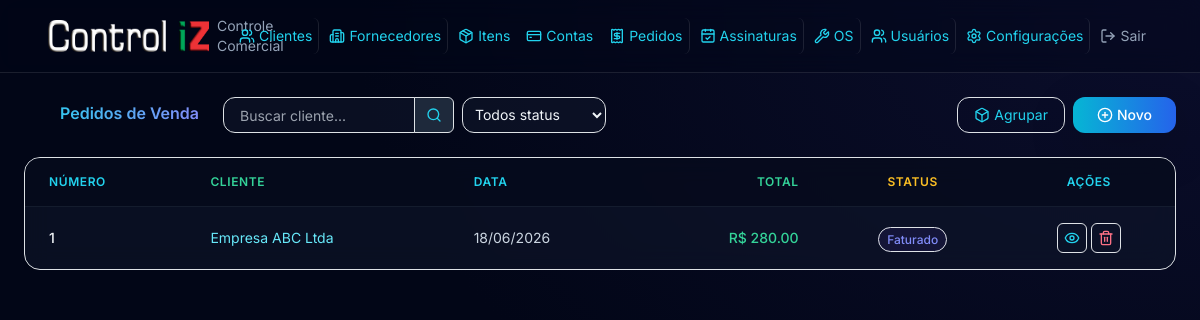
Page /pedidos/ on the committed database.
### models.py (models this page shows)
class PedidoVenda(Base):
    __tablename__ = "pedidos_venda"
    id = Column(Integer, primary_key=True, index=True)
    cliente_id = Column(Integer, ForeignKey("clientes.id"), nullable=False)
    numero = Column(String(50), nullable=True)
    data = Column(Date, nullable=False, default=date.today)
    status = Column(Enum(StatusPedido), default=StatusPedido.PENDENTE)
    total = Column(Float, nullable=False, default=0)
    observacao = Column(Text, nullable=True)
    tipo_pedido = Column(String(20), default="venda")  # venda ou pre_venda
    forma_pagamento = Column(String(20), nullable=True)
    gerar_boleto = Column(Boolean, default=False)
    terminos_boleto = Column(Text, nullable=True)
    pedido_agrupado_id = Column(Integer, ForeignKey("pedidos_venda.id"), nullable=True)  # Referência ao pedido criado pelo agrupamento
    created_at = Column(DateTime, default=datetime.now)
    updated_at = Column(DateTime, default=datetime.now, onupdate=datetime.now)
    cliente = relationship("Cliente")
    itens = relationship("PedidoVendaItem", back_populates="pedido", cascade="all, delete-orphan")
    pedido_agrupado = relationship("PedidoVenda", remote_side=[id])

class Cliente(Base):
    __tablename__ = "clientes"
    id = Column(Integer, primary_key=True, index=True)
    codigo = Column(String(50), nullable=True)
    bling_id = Column(BigInteger, nullable=True, unique=True)
    bling_updated_at = Column(DateTime, nullable=True)
    bling_pending_sync = Column(Boolean, default=False)
    nome = Column(String(200), nullable=False)
    cpf_cnpj = Column(String(20), nullable=True)
    tipo_pessoa = Column(String(10), nullable=True)
    email = Column(String(200), nullable=True)
    telefone = Column(String(20), nullable=True)
    celular = Column(String(20), nullable=True)
    endereco = Column(String(300), nullable=True)
    bairro = Column(String(100), nullable=True)
    cidade = Column(String(100), nullable=True)
    estado = Column(String(2), nullable=True)
    cep = Column(String(10), nullable=True)
    contato = Column(String(200), nullable=True)
    fantasia = Column(String(200), nullable=True)
    inscricao_estadual = Column(String(20), nullable=True)
    inscricao_municipal = Column(String(20), nullable=True)
    situacao = Column(String(1), default="A")
    observacao = Column(Text, nullable=True)
    created_at = Column(DateTime, default=datetime.now)
    updated_at = Column(DateTime, default=datetime.now, onupdate=datetime.now)
    contas_receber = relationship("ContaReceber", back_populates="cliente")
    assinaturas = relationship("Assinatura", back_populates="cliente")
    ordens_servico = relationship("OrdemServico", back_populates="cliente")

### routers/pedidos.py (the view)
@router.get("/")
def listar_pedidos(request: Request, db: Session = Depends(get_db), busca: str = Query(""), status: str = Query(""), cliente_id: int = Query(0)):
    query = db.query(PedidoVenda).join(Cliente)
    if busca:
        query = query.filter(Cliente.nome.ilike(f"%{busca}%") | PedidoVenda.numero.ilike(f"%{busca}%"))
    if status:
        query = query.filter(PedidoVenda.status == status)
    if cliente_id:
        query = query.filter(PedidoVenda.cliente_id == cliente_id)
    pedidos = query.order_by(PedidoVenda.data.desc()).all()
    clientes = db.query(Cliente).order_by(Cliente.nome).all()
    return request.app.state.templates.TemplateResponse(
        "pedidos/listar.html",
        {"request": request, "pedidos": pedidos, "busca": busca, "STATUS_LABELS": STATUS_PEDIDO_LABELS, "clientes": clientes, "cliente_id": cliente_id}
    )

### templates/pedidos/listar.html (shortened to what this page needs)
{% extends "base.html" %}
{% block content %}
<div class="flex items-center justify-between w-full mb-6 gap-4">
    <h4 class="text-transparent bg-clip-text bg-gradient-to-r from-cyan-400 to-indigo-400 font-semibold"><i data-lucide="receipt" class="w-6 h-6 inline me-2"></i> Pedidos de Venda</h4>
    <div class="flex items-center gap-2">
        <form class="flex items-center flex-wrap gap-2">
            <div class="flex items-center">
                <input type="text" class="w-40 md:w-48 h-9 text-sm px-3 py-2 bg-slate-900/60 border border-slate-800/80 rounded-l-xl text-slate-100 focus:border-cyan-500/50" name="busca" placeholder="Buscar cliente..." value="{{ busca }}">
                <button class="flex items-center justify-center h-9 w-10 bg-slate-800 border border-white/10 rounded-r-md -ml-px text-cyan-400 transition" type="submit"><i data-lucide="search" class="w-4 h-4"></i></button>
            </div>
            <select class="w-36 h-9 text-sm px-2 py-1 bg-slate-900/60 border border-slate-800/80 rounded-xl text-slate-100 focus:border-cyan-500/50" name="status" onchange="this.form.submit()">
                <option value="">Todos status</option>
            </select>
        </form>
    </div>
    <div class="flex items-center gap-2 flex-shrink-0 ml-auto">
        <a href="/pedidos/pre-venda/agrupar" class="flex items-center h-9 px-3 text-sm text-cyan-400 border border-cyan-800/50 rounded-xl hover:bg-cyan-950/30 transition"><i data-lucide="box" class="w-4 h-4 me-1"></i> Agrupar</a>
        <a href="/pedidos/novo" class="flex items-center h-9 px-4 text-sm bg-gradient-to-r from-cyan-500 to-blue-600 hover:from-cyan-600 hover:to-blue-700 text-white rounded-xl font-medium transition-all shadow-lg shadow-cyan-500/10"><i data-lucide="plus-circle" class="w-4 h-4 me-1"></i> Novo</a>
    </div>
</div>
<div class="overflow-x-auto w-full">
    <div class="bg-slate-900/60 backdrop-blur-md border border-slate-800/80 rounded-2xl shadow-xl overflow-hidden">
        <table class="w-full divide-y divide-slate-800/60">
        <thead class="bg-slate-950/50">
            <tr>
                <th class="px-4 py-3 text-left text-xs font-semibold text-cyan-400 uppercase tracking-wider">Número</th>
                <th class="px-4 py-3 text-left text-xs font-semibold text-emerald-400 uppercase tracking-wider">Cliente</th>
                <th class="px-4 py-3 text-left text-xs font-semibold text-cyan-400 uppercase tracking-wider">Data</th>
                <th class="px-4 py-3 text-right text-xs font-semibold text-emerald-400 uppercase tracking-wider">Total</th>
                <th class="px-4 py-3 text-center text-xs font-semibold text-amber-400 uppercase tracking-wider">Status</th>
                <th class="px-4 py-3 text-center text-xs font-semibold text-cyan-400 uppercase tracking-wider">Ações</th>
            </tr>
        </thead>
        <tbody class="divide-y divide-slate-800/60">
            {% for p in pedidos %}
            <tr class="hover:bg-slate-800/40 transition">
                <td class="px-4 py-3 text-sm font-medium text-slate-100"><a href="/pedidos/{{ p.id }}">{{ p.numero or '#' + p.id|string }}</a></td>
                <td class="px-4 py-3 text-sm text-cyan-300">{{ p.cliente.nome if p.cliente else '-' }}</td>
                <td class="px-4 py-3 text-sm text-slate-300">{{ p.data.strftime('%d/%m/%Y') if p.data else '-' }}</td>
                <td class="px-4 py-3 text-right text-sm text-emerald-400 font-medium">R$ {{ "%.2f"|format(p.total or 0) }}</td>
                <td class="px-4 py-3 text-center">
                    {% set cor = 'success' if p.status == 'aprovado' else 'warning' if p.status == 'pre_venda' else 'primary' if p.status == 'pendente' else 'info' if p.status == 'faturado' else 'danger' %}
                    <span class="px-2 py-1 text-xs font-medium{% if p.status == 'aprovado' %} bg-emerald-950/50 text-emerald-400 border border-emerald-800/50{% elif p.status == 'pre_venda' %} bg-amber-950/50 text-amber-400 border border-amber-800/50{% elif p.status == 'pendente' %} bg-cyan-950/50 text-cyan-400 border border-cyan-800/50{% elif p.status == 'faturado' %} bg-indigo-950/50 text-indigo-400 border border-indigo-800/50{% else %} bg-rose-950/50 text-rose-400 border border-rose-800/50{% endif %} rounded-full">{{ STATUS_LABELS.get(p.status, p.status) }}</span>
                </td>
                <td class="px-4 py-3 text-center align-middle" style="min-width: 7rem;">
                    <div class="flex items-center justify-center gap-1">
                        <a href="/pedidos/{{ p.id }}" class="inline-flex p-1.5 text-cyan-400 border border-slate-700 rounded hover:bg-cyan-950/30 transition" title="Ver"><i data-lucide="eye" class="w-4 h-4"></i></a>
                        <button type="button" class="inline-flex p-1.5 text-rose-400 border border-slate-700 rounded hover:bg-rose-950/30 transition" onclick="confirmarExclusao('/pedidos/{{ p.id }}/excluir')" title="Excluir"><i data-lucide="trash-2" class="w-4 h-4"></i></button>
                    </div>
                </td>
            </tr>
            {% else %}
            <tr><td colspan="6" class="px-4 py-12 text-center text-slate-500">Nenhum pedido</td></tr>
            {% endfor %}
        </tbody>
    </table>
    </div>
</div>
{% endblock %}

### static/css/styles.css (style rules this page uses)
:root { --bg-primary: #0b1120; --bg-secondary: #111827; --glass-bg: rgba(17, 24, 39, 0.7); --glass-border: rgba(255, 255, 255, 0.08); --accent-primary: #0066cc; --accent-secondary: #00b359; --accent-tertiary: #e62e2e; --accent-gradient: linear-gradient(135deg, #0066cc 0%, #00b359 100%); --text-primary: #ffffff; --text-secondary: #94a3b8; --text-muted: #64748b; --success: #00b359; --warning: #f59e0b; --danger: #e62e2e; }
* { font-family: 'Inter', sans-serif; }
body { background-color: var(--bg-primary); color: var(--text-primary); min-height: 100vh; }

### rows in the picture
PedidoVenda: numero "1", cliente "Empresa ABC Ltda", data "18/06/2026", total "280.00", get "Faturado"
